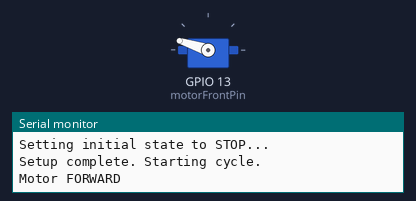
Simulated run of this sketch. Board: ESP32. On the bench: servo, the last lines printed to the serial monitor.

Above: at 3.05 s.
At 13.0 s:
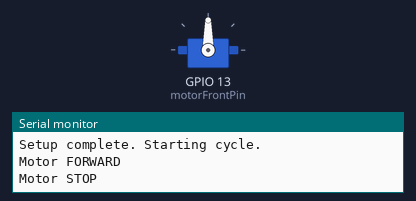
Timing chart, 0 to 16.0 s (numbered marks = the images above):
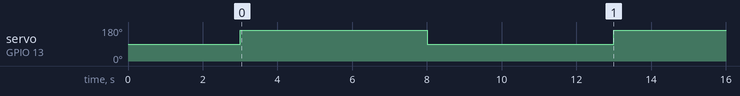

Measured:
- by itself, servo on GPIO 13 (motorFrontPin): alternates 162° for 5.0 s and 90° for 5.0 s

The sketch:

esp-motor-test.ino
```cpp
#include <ESP32Servo.h> // <--- 修改这里：使用 ESP32 的 Servo 库

Servo motorfront; // 创建 Servo 对象 (ESP32Servo 库会处理这个类型)
// Servo motorback;

// --- 定义常量 ---
const int motorFrontPin = 13; // 确认这是你连接的 GPIO 引脚

const int MOTOR_STOP_SIGNAL = 1500;
const int MOTOR_FORWARD_SIGNAL = 1900;

const int RUN_DURATION = 5000;
const int STOP_DURATION = 5000;

void setup() {
  Serial.begin(115200);
  Serial.println("ESP32 Motor Test - motorfront (using ESP32Servo)");

  // // --- ESP32Servo 特有设置 (通常推荐) ---
  // // ESP32Servo 可能需要为 PWM 分配定时器资源
  // // 预先分配可以避免冲突，特别是当使用多个伺服或 PWM 输出时
  // // 参数是定时器编号 (0-3)
  // ESP32PWM::allocateTimer(0);
  // ESP32PWM::allocateTimer(1);
  // ESP32PWM::allocateTimer(2);
  // ESP32PWM::allocateTimer(3);

  // 设置 PWM 频率，标准伺服是 50Hz
  //motorfront.setPeriodHertz(50);
  // -----------------------------------------

  // 将 motorfront 对象附加到指定的 GPIO 引脚
  // ESP32Servo 的 attach 通常接受 pin, min_us, max_us
  motorfront.attach(motorFrontPin, 1000, 2000); // 最小脉宽 1000µs, 最大脉宽 2000µs

  Serial.print("Motor front attached to GPIO: ");
  Serial.println(motorFrontPin);

  Serial.println("Setting initial state to STOP...");
  motorfront.writeMicroseconds(MOTOR_STOP_SIGNAL);
  delay(3000);

  Serial.println("Setup complete. Starting cycle.");
}

void loop() {
  // --- 正转阶段 ---
  Serial.println("Motor FORWARD");
  motorfront.writeMicroseconds(MOTOR_FORWARD_SIGNAL);
  delay(RUN_DURATION);

  // --- 停止阶段 ---
  Serial.println("Motor STOP");
  motorfront.writeMicroseconds(MOTOR_STOP_SIGNAL);
  delay(STOP_DURATION);
}
```
